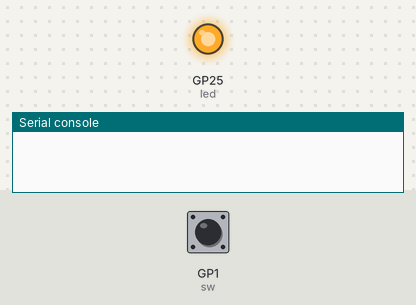
Bench run of a program on a simulated Raspberry Pi Pico running MicroPython. Parts: output pins drawn as LEDs (lit = HIGH), the last lines printed to the serial console. Inputs (shaded band) come from the test bench; at power-on: GP1 (sw) HIGH.

Above: at 1.2 s.
1.3 s: GP1 (sw) pulled LOW for 0.15 s
At 1.37 s:
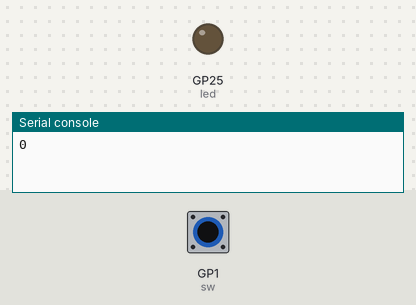
2.9 s: GP1 (sw) pulled LOW for 3.2 s
At 7.1 s:
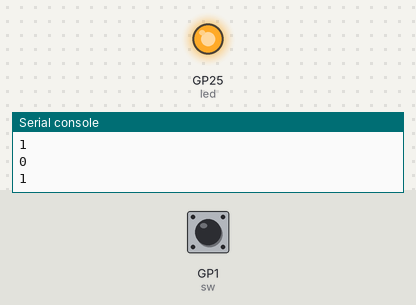
Timing chart, 0 to 8.6 s (numbered marks = the images above; inputs shaded):
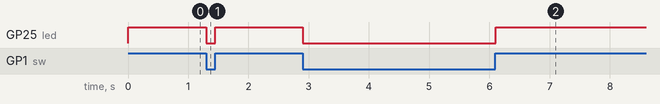

The program:

main.py
```python
from time import sleep_ms
from machine import Pin

# 定数の定義
SW_PIN = 1
LED_PIN = 25
DEBOUNCE_DELAY_MS = 50

# ピンの初期化
sw = Pin(SW_PIN, Pin.IN, Pin.PULL_UP)
led = Pin(LED_PIN, Pin.OUT)

# 初期状態の取得
prev_status = sw.value()
led.value(prev_status)

while True:
  # スイッチの状態を取得
  current_status = sw.value()

  # 状態が変化した場合
  if current_status != prev_status:
    # 状態を表示
    print(current_status)
    # LEDの状態を変更
    led.value(current_status)
    # 前回の状態を更新
    prev_status = current_status

  # デバウンスのための遅延
  sleep_ms(DEBOUNCE_DELAY_MS)
```

Measured:
- after the input at 1.3 s, GP25 (led): HIGH → LOW at once, → HIGH 0.15 s later
- after the input at 2.9 s, GP25 (led): HIGH → LOW at once, → HIGH 3.2 s later
